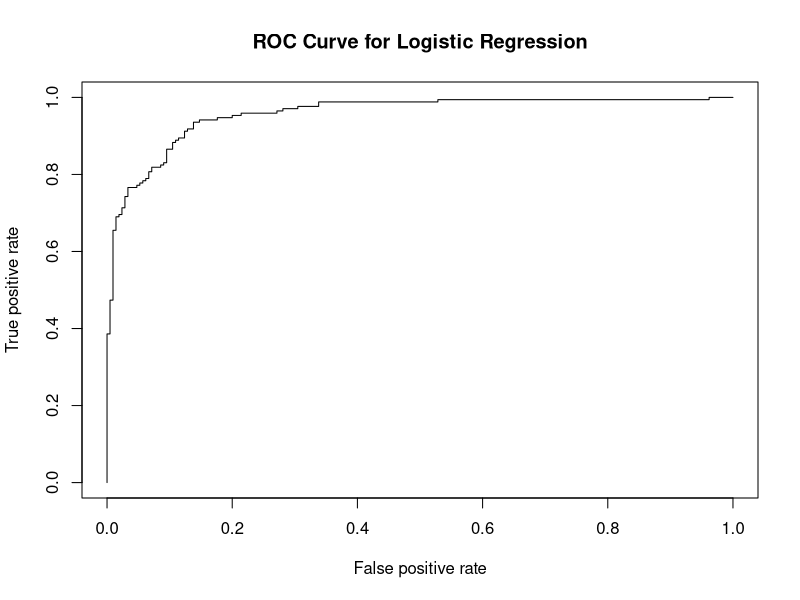
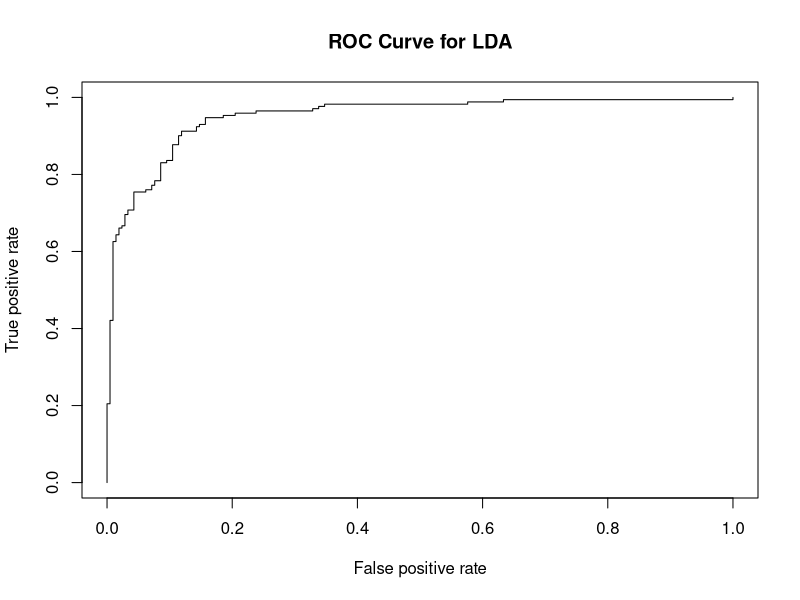

The R source for these figures, in order: (Note: this script raises an error after producing the figures.)
## ---- chunk 1
knitr::opts_chunk$set(echo = TRUE)
list.of.packages  =  c("ipred","ROCR","tidyverse", "GGally", "rlang", "ggtext", "viridis", "glue", "countrycode", "MASS", "klaR", "ICS")

# check and install packages
new.packages  =  list.of.packages[!(list.of.packages %in% installed.packages()[,"Package"])]
if(length(new.packages)) install.packages(new.packages)

# load packages
lapply(list.of.packages, require, character.only = TRUE)
## ---- chunk 2
data = read.csv("Data/cost-of-living_v2.csv")
cost_of_living = data %>% rename(CheapMeal = x1,
                                 meal1 = x2,
                                 meal2 = x2,
                                 mcmeal = x3,
                                 beer.rest.domestic = x4,
                                 beer.rest.imported = x5, 
                                 coffee = x6,
                                 soda = x7,
                                 water.rest = x8,
                                 milk = x9,
                                 bread = x10,
                                 rice = x11,
                                 eggs = x12,
                                 cheese = x13,
                                 chicken = x14,
                                 beef = x15,
                                 apples = x16,
                                 bananas = x17,
                                 oranges = x18,
                                 tomatoes = x19,
                                 potatoes = x20,
                                 onions = x21,
                                 lettuce = x22,
                                 water.market = x23,
                                 wine = x24,
                                 beer.market.domestic = x25,
                                 beer.market.imported = x26,
                                 cigarettes = x27,
                                 ticket = x28,
                                 pass = x29,
                                 taxi.start = x30,
                                 taxi.km = x31,
                                 taxi.hr = x32,
                                 gas = x33,
                                 volkswagen = x34,
                                 toyota = x35,
                                 basic = x36,
                                 mobile = x37,
                                 internet = x38,
                                 gym = x39,
                                 tennis = x40,
                                 cinema = x41,
                                 preschool = x42,
                                 school = x43,
                                 jeans = x44,
                                 dresses = x45,
                                 nikes = x46,
                                 shoes = x47,
                                 rent1.center = x48,
                                 rent1.outer = x49,
                                 rent3.center = x50,
                                 rent3.outer = x51,
                                 sqm.center = x52,
                                 sqm.outer = x53,
                                 salary = x54,
                                 mortgage = x55,
                                 quality = data_quality)
set.seed(4630)
sample.data<-sample.int(nrow(cost_of_living), floor(.7*nrow(cost_of_living)), replace = F) 
train<-cost_of_living[sample.data, ] 
test<-cost_of_living[-sample.data, ]
middle = median(train$rent1.center, na.rm=T)
train<-train%>% mutate(expensive = ifelse(rent1.center>=middle, "1", "0"))
test<- test%>% mutate(expensive = ifelse(rent1.center>=middle, "1", "0"))
train$expensive <- as.factor(train$expensive)
test$expensive <- as.factor(test$expensive)
train <- na.omit(train)
test <- na.omit(test)
## ---- chunk 3
train <- train %>%
  rename(
    Expensive=expensive,
    CheapMeal=CheapMeal,
    BreadLoaf=bread,
    Eggs=eggs,
    Wine=wine,
    Gasoline=gas,
    Utilities=basic,
    Cinema=cinema,
    MonthlySalary=salary
  ) %>%
  dplyr::select(
    Expensive,
    CheapMeal,
    BreadLoaf,
    Eggs,
    Wine,
    Gasoline,
    Utilities,
    Cinema,
    MonthlySalary
  )

test <- test %>%
  rename(
    Expensive=expensive,
    CheapMeal=CheapMeal,
    BreadLoaf=bread,
    Eggs=eggs,
    Wine=wine,
    Gasoline=gas,
    Utilities=basic,
    Cinema=cinema,
    MonthlySalary=salary
  ) %>%
  dplyr::select(
    Expensive,
    CheapMeal,
    BreadLoaf,
    Eggs,
    Wine,
    Gasoline,
    Utilities,
    Cinema,
    MonthlySalary
  )
## ---- chunk 4
lr_train<-glm(Expensive~., family=binomial, data=train)
summary(lr_train)
lr_preds<-predict(lr_train,newdata=test, type="response")
lr_rates<-ROCR::prediction(lr_preds, test$Expensive)
lr_roc_result<-ROCR::performance(lr_rates,measure="tpr", x.measure="fpr")
plot(lr_roc_result, main="ROC Curve for Logistic Regression")
## ---- chunk 5
lda_train<-MASS::lda(Expensive~., data=train)
lda_preds<-predict(lda_train,test)
lda_rates<-ROCR::prediction(lda_preds$posterior[,2], test$Expensive)
lda_roc_result<-ROCR::performance(lda_rates,measure="tpr", x.measure="fpr")
plot(lda_roc_result, main="ROC Curve for LDA")
## ---- chunk 6
lr_auc<-ROCR::performance(lr_rates, measure = "auc")
lr_AUC<-lr_auc@y.values
cat("The AUC of logistic regression is", lr_AUC[[1]], "\n")
lda_auc<-ROCR::performance(lda_rates, measure = "auc")
lda_AUC<-lda_auc@y.values
cat("The AUC of LDA is", lda_AUC[[1]], "\n")
## ---- chunk 7
set.seed(4630)
LR5CV<-boot::cv.glm(train,lr_train, K=5) 
cat("The test error of 5-fold CV of Logistic Regression is", LR5CV$delta[1], "\n")
LR10CV<-boot::cv.glm(train,lr_train, K=10) 
cat("The test error of 10-fold CV of Logistic Regression is", LR10CV$delta[1], "\n")

cv<- function(object, newdata){
return(predict(object, newdata = newdata)$class)
}
set.seed(4630)
LDA5CV<-ipred::errorest(Expensive ~. , data=train, model=MASS::lda,
estimator="cv",
est.para=control.errorest(k=5),
predict=cv)$err
cat("The test error of 5-fold CV of LDA is", LDA5CV, "\n")
LDA10CV<-ipred::errorest(Expensive ~ ., data=train, model=MASS::lda,
estimator="cv",
est.para=control.errorest(k=10),
predict=cv)$err
cat("The test error of 10-fold CV of LDA is", LDA10CV, "\n")

## ---- chunk 8
label<-as.numeric(lr_preds>0.8)
lr_acc_test<-mean(test$Expensive == label)
cat("The test error of logistic regression is", 1-lr_acc_test, "\n")
lda_acc_test<-mean(test$Expensive == lda_preds$class)
cat("The test error of LDA is", 1-lda_acc_test, "\n")
## ---- chunk 9
anova(lr_train)

lr_train2 <- glm(Expensive~CheapMeal+BreadLoaf+Eggs+Wine+Utilities+Cinema+MonthlySalary, family = binomial, data = train)
summary(lr_train2)

anova(lr_train, lr_train2)
# remove wine, utilities, cinema, gasoline
## ---- chunk 10
cost_of_living_final2 <- cleaned_data %>%
  rename(
    Expensive=expensive,
    CheapMeal=CheapMeal,
    BreadLoaf=bread,
    Eggs=eggs,
    Wine=wine,
    Gasoline=gas,
    Utilities=basic,
    Cinema=cinema,
    MonthlySalary=salary,
    Coffee = coffee,
    McMeal = mcmeal,
    School = school,
    Ticket = ticket,
    Tennis = tennis,
    Toyota = toyota
    
  ) %>%
  dplyr::select(
    Expensive,
    CheapMeal,
    BreadLoaf,
    Eggs,
    Wine,
    Gasoline,
    Utilities,
    Cinema,
    MonthlySalary,
    Coffee,
    McMeal,
    School,
    Ticket,
    Tennis,
    Toyota
  )


middle = median(cost_of_living_final2$Ticket, na.rm=T)
cost_of_living_final2 = cost_of_living_final2 %>% mutate(Ticket = ifelse(Ticket>=middle, "1", "0"))
cost_of_living_final2$Ticket <- as.factor(cost_of_living_final2$Ticket)
cost_of_living_final2$Ticket
## ---- chunk 11
set.seed(4630)
sample.data2 <-sample.int(nrow(cost_of_living_final2), floor(.7*nrow(cost_of_living_final2)), replace = F) 
train2<-cost_of_living_final2[sample.data2, ] 
test2<-cost_of_living_final2[-sample.data2, ]
## ---- chunk 12
lr_train3 <-glm(Expensive~ CheapMeal + BreadLoaf + Eggs + MonthlySalary + Coffee + McMeal + School + Ticket + Tennis + Toyota, family = binomial, data = train2)
summary(lr_train3) 
## ---- chunk 13
library(lmtest)

lrtest(lr_train, lr_train3)
lrtest(lr_train2, lr_train3)
